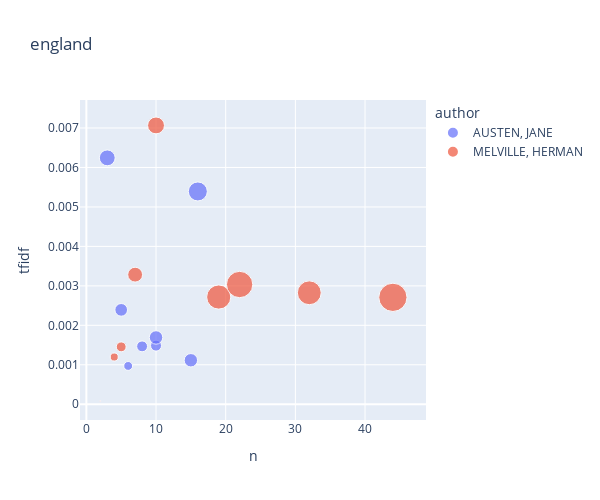

Source (notebook cell):
### Code cell
top_books_for_term('england')

### Figure 1 — Plotly figure (JSON) as saved in the notebook; plotly's stock layout.template omitted (floating-point values rounded to 4 significant figures)
{"data": [{"hovertemplate": "<b>%{hovertext}</b><br><br>author=AUSTEN, JANE<br>n=%{x}<br>tfidf=%{y}<br>tf=%{marker.size}<extra></extra>", "hovertext": ["EMMA", "LADY SUSAN", "LOVE AND FREINDSHIP SIC", "MANSFIELD PARK", "NORTHANGER ABBEY", "PERSUASION", "PRIDE AND PREJUDICE", "SENSE AND SENSIBILITY"], "legendgroup": "AUSTEN, JANE", "marker": {"color": "#636efa", "size": [0.002882, 0.006058, 0.008721, 0.004326, 0.004379, 0.001883, 0.003868, 0.002847], "sizemode": "area", "sizeref": 4.819e-05, "symbol": "circle"}, "mode": "markers", "name": "AUSTEN, JANE", "orientation": "v", "showlegend": true, "type": "scatter", "x": [10, 3, 16, 15, 10, 6, 5, 8], "xaxis": "x", "y": [0.001485, 0.006244, 0.005393, 0.001114, 0.001692, 0.0009705, 0.002392, 0.001467], "yaxis": "y"}, {"hovertemplate": "<b>%{hovertext}</b><br><br>author=MELVILLE, HERMAN<br>n=%{x}<br>tfidf=%{y}<br>tf=%{marker.size}<extra></extra>", "hovertext": ["ISRAEL POTTER HIS FIFTY YEARS OF EXILE", "MOBY DICK OR THE WHALE", "OMOO ADVENTURES IN THE SOUTH SEAS", "PIERRE OR THE AMBIGUITIES", "REDBURN HIS FIRST VOYAGE BEING THE SAILOR BOY CONFESSIONS AND REMINISCENCES OF THE SON OF A GENTLEMAN IN THE MERCHANT NAVY", "THE CONFIDENCE MAN HIS MASQUERADE", "THE PIAZZA TALES", "TYPEE A ROMANCE OF THE SOUTH SEAS", "WHITE JACKET OR THE WORLD ON A MAN OF WAR"], "legendgroup": "MELVILLE, HERMAN", "marker": {"color": "#EF553B", "size": [0.0137, 0.01406, 0.005311, 0.006856, 0.01928, 0.002352, 2.658e-05, 0.001549, 0.01668], "sizemode": "area", "sizeref": 4.819e-05, "symbol": "circle"}, "mode": "markers", "name": "MELVILLE, HERMAN", "orientation": "v", "showlegend": true, "type": "scatter", "x": [32, 19, 7, 10, 44, 5, 2, 4, 22], "xaxis": "x", "y": [0.002824, 0.002717, 0.003284, 0.007065, 0.002709, 0.001454, 8.219e-05, 0.001197, 0.003034], "yaxis": "y"}], "layout": {"height": 500, "legend": {"itemsizing": "constant", "title": {"text": "author"}, "tracegroupgap": 0}, "title": {"text": "england"}, "width": 600, "xaxis": {"anchor": "y", "domain": [0, 1], "title": {"text": "n"}}, "yaxis": {"anchor": "x", "domain": [0, 1], "title": {"text": "tfidf"}}}}
